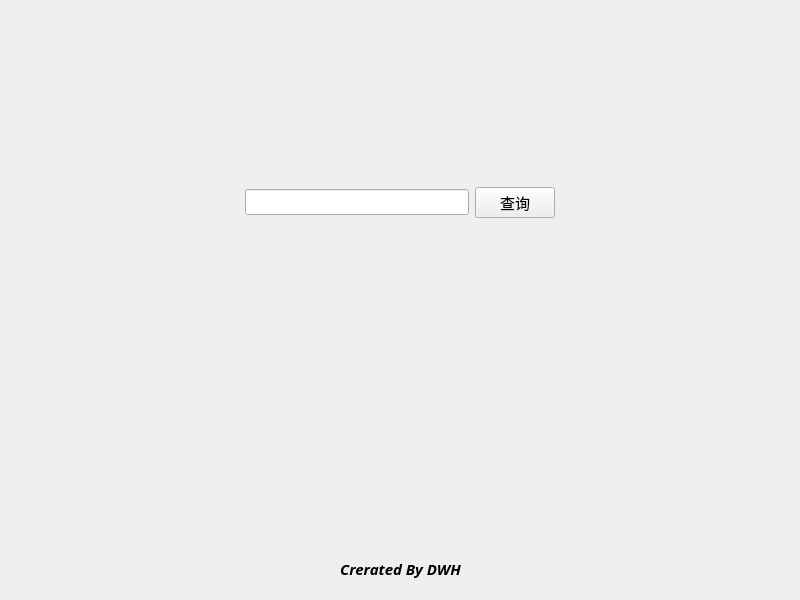
<?xml version="1.0" encoding="UTF-8"?>
<ui version="4.0">
 <class>Form0</class>
 <widget class="QWidget" name="Form0">
  <property name="geometry">
   <rect>
    <x>0</x>
    <y>0</y>
    <width>800</width>
    <height>600</height>
   </rect>
  </property>
  <property name="minimumSize">
   <size>
    <width>800</width>
    <height>600</height>
   </size>
  </property>
  <property name="font">
   <font>
    <pointsize>11</pointsize>
   </font>
  </property>
  <property name="windowTitle">
   <string>查询单词</string>
  </property>
  <layout class="QHBoxLayout" name="horizontalLayout">
   <item>
    <widget class="QStackedWidget" name="stackedWidget">
     <property name="minimumSize">
      <size>
       <width>0</width>
       <height>0</height>
      </size>
     </property>
     <property name="currentIndex">
      <number>0</number>
     </property>
     <widget class="QWidget" name="page">
      <layout class="QVBoxLayout" name="verticalLayout_6">
       <item>
        <layout class="QVBoxLayout" name="verticalLayout">
         <item>
          <spacer name="verticalSpacer_3">
           <property name="orientation">
            <enum>Qt::Vertical</enum>
           </property>
           <property name="sizeHint" stdset="0">
            <size>
             <width>20</width>
             <height>40</height>
            </size>
           </property>
          </spacer>
         </item>
         <item>
          <layout class="QHBoxLayout" name="horizontalLayout_7">
           <item>
            <layout class="QHBoxLayout" name="horizontalLayout_5">
             <item>
              <spacer name="horizontalSpacer_4">
               <property name="orientation">
                <enum>Qt::Horizontal</enum>
               </property>
               <property name="sizeHint" stdset="0">
                <size>
                 <width>40</width>
                 <height>20</height>
                </size>
               </property>
              </spacer>
             </item>
             <item>
              <widget class="QLineEdit" name="lineEdit"/>
             </item>
             <item>
              <widget class="QPushButton" name="pushButton">
               <property name="text">
                <string>查询</string>
               </property>
               <property name="shortcut">
                <string>Return</string>
               </property>
              </widget>
             </item>
             <item>
              <spacer name="horizontalSpacer_5">
               <property name="orientation">
                <enum>Qt::Horizontal</enum>
               </property>
               <property name="sizeHint" stdset="0">
                <size>
                 <width>40</width>
                 <height>20</height>
                </size>
               </property>
              </spacer>
             </item>
            </layout>
           </item>
          </layout>
         </item>
         <item>
          <spacer name="verticalSpacer_2">
           <property name="orientation">
            <enum>Qt::Vertical</enum>
           </property>
           <property name="sizeHint" stdset="0">
            <size>
             <width>20</width>
             <height>40</height>
            </size>
           </property>
          </spacer>
         </item>
         <item>
          <spacer name="verticalSpacer">
           <property name="orientation">
            <enum>Qt::Vertical</enum>
           </property>
           <property name="sizeHint" stdset="0">
            <size>
             <width>20</width>
             <height>40</height>
            </size>
           </property>
          </spacer>
         </item>
         <item>
          <layout class="QHBoxLayout" name="horizontalLayout_6">
           <item>
            <spacer name="horizontalSpacer_2">
             <property name="orientation">
              <enum>Qt::Horizontal</enum>
             </property>
             <property name="sizeHint" stdset="0">
              <size>
               <width>40</width>
               <height>20</height>
              </size>
             </property>
            </spacer>
           </item>
           <item>
            <widget class="QLabel" name="label">
             <property name="font">
              <font>
               <family>Sans</family>
               <pointsize>11</pointsize>
               <italic>true</italic>
               <bold>true</bold>
              </font>
             </property>
             <property name="text">
              <string>Crerated By DWH</string>
             </property>
             <property name="alignment">
              <set>Qt::AlignCenter</set>
             </property>
            </widget>
           </item>
           <item>
            <spacer name="horizontalSpacer_3">
             <property name="orientation">
              <enum>Qt::Horizontal</enum>
             </property>
             <property name="sizeHint" stdset="0">
              <size>
               <width>40</width>
               <height>20</height>
              </size>
             </property>
            </spacer>
           </item>
          </layout>
         </item>
        </layout>
       </item>
      </layout>
     </widget>
     <widget class="QWidget" name="page_2">
      <layout class="QVBoxLayout" name="verticalLayout_4">
       <item>
        <layout class="QVBoxLayout" name="verticalLayout_2">
         <item>
          <widget class="QLabel" name="wordlabel">
           <property name="font">
            <font>
             <family>Sans</family>
             <pointsize>18</pointsize>
             <bold>true</bold>
            </font>
           </property>
           <property name="autoFillBackground">
            <bool>true</bool>
           </property>
           <property name="text">
            <string>Word</string>
           </property>
           <property name="alignment">
            <set>Qt::AlignCenter</set>
           </property>
          </widget>
         </item>
         <item>
          <widget class="QLabel" name="phoneticlabel">
           <property name="font">
            <font>
             <family>Sans</family>
             <pointsize>12</pointsize>
             <bold>true</bold>
            </font>
           </property>
           <property name="text">
            <string>Phonetic</string>
           </property>
           <property name="alignment">
            <set>Qt::AlignCenter</set>
           </property>
          </widget>
         </item>
        </layout>
       </item>
       <item>
        <widget class="QScrollArea" name="scrollArea">
         <property name="widgetResizable">
          <bool>true</bool>
         </property>
         <widget class="QWidget" name="scrollAreaWidgetContents_3">
          <property name="geometry">
           <rect>
            <x>0</x>
            <y>0</y>
            <width>737</width>
            <height>1146</height>
           </rect>
          </property>
          <layout class="QHBoxLayout" name="horizontalLayout_31">
           <item>
            <layout class="QVBoxLayout" name="verticalLayout_3">
             <item>
              <layout class="QHBoxLayout" name="horizontalLayout_3">
               <item>
                <widget class="QLabel" name="label_2">
                 <property name="minimumSize">
                  <size>
                   <width>100</width>
                   <height>0</height>
                  </size>
                 </property>
                 <property name="baseSize">
                  <size>
                   <width>800</width>
                   <height>450</height>
                  </size>
                 </property>
                 <property name="text">
                  <string>英文释义</string>
                 </property>
                 <property name="scaledContents">
                  <bool>false</bool>
                 </property>
                 <property name="alignment">
                  <set>Qt::AlignCenter</set>
                 </property>
                </widget>
               </item>
               <item alignment="Qt::AlignVCenter">
                <widget class="QPlainTextEdit" name="definitionplainTextEdit">
                 <property name="minimumSize">
                  <size>
                   <width>0</width>
                   <height>200</height>
                  </size>
                 </property>
                 <property name="maximumSize">
                  <size>
                   <width>16777215</width>
                   <height>200</height>
                  </size>
                 </property>
                 <property name="sizeAdjustPolicy">
                  <enum>QAbstractScrollArea::AdjustToContentsOnFirstShow</enum>
                 </property>
                 <property name="backgroundVisible">
                  <bool>false</bool>
                 </property>
                </widget>
               </item>
              </layout>
             </item>
             <item>
              <layout class="QHBoxLayout" name="horizontalLayout_17">
               <item>
                <widget class="QLabel" name="label_16">
                 <property name="minimumSize">
                  <size>
                   <width>100</width>
                   <height>0</height>
                  </size>
                 </property>
                 <property name="text">
                  <string>中文释义</string>
                 </property>
                 <property name="alignment">
                  <set>Qt::AlignCenter</set>
                 </property>
                </widget>
               </item>
               <item>
                <widget class="QPlainTextEdit" name="translationplainTextEdit">
                 <property name="minimumSize">
                  <size>
                   <width>0</width>
                   <height>200</height>
                  </size>
                 </property>
                 <property name="maximumSize">
                  <size>
                   <width>16777215</width>
                   <height>200</height>
                  </size>
                 </property>
                 <property name="sizeAdjustPolicy">
                  <enum>QAbstractScrollArea::AdjustToContentsOnFirstShow</enum>
                 </property>
                </widget>
               </item>
              </layout>
             </item>
             <item>
              <layout class="QHBoxLayout" name="horizontalLayout_16">
               <item>
                <widget class="QLabel" name="label_15">
                 <property name="minimumSize">
                  <size>
                   <width>100</width>
                   <height>0</height>
                  </size>
                 </property>
                 <property name="text">
                  <string>词语位置</string>
                 </property>
                 <property name="alignment">
                  <set>Qt::AlignCenter</set>
                 </property>
                </widget>
               </item>
               <item>
                <widget class="QPlainTextEdit" name="posplainTextEdit">
                 <property name="minimumSize">
                  <size>
                   <width>0</width>
                   <height>50</height>
                  </size>
                 </property>
                 <property name="maximumSize">
                  <size>
                   <width>16777215</width>
                   <height>50</height>
                  </size>
                 </property>
                </widget>
               </item>
              </layout>
             </item>
             <item>
              <layout class="QHBoxLayout" name="horizontalLayout_19">
               <item>
                <widget class="QLabel" name="label_18">
                 <property name="minimumSize">
                  <size>
                   <width>100</width>
                   <height>0</height>
                  </size>
                 </property>
                 <property name="text">
                  <string>柯林斯星级</string>
                 </property>
                 <property name="alignment">
                  <set>Qt::AlignCenter</set>
                 </property>
                </widget>
               </item>
               <item>
                <widget class="QPlainTextEdit" name="collinsplainTextEdit">
                 <property name="minimumSize">
                  <size>
                   <width>0</width>
                   <height>50</height>
                  </size>
                 </property>
                 <property name="maximumSize">
                  <size>
                   <width>16777215</width>
                   <height>50</height>
                  </size>
                 </property>
                </widget>
               </item>
              </layout>
             </item>
             <item>
              <layout class="QHBoxLayout" name="horizontalLayout_12">
               <item>
                <widget class="QLabel" name="label_11">
                 <property name="minimumSize">
                  <size>
                   <width>100</width>
                   <height>0</height>
                  </size>
                 </property>
                 <property name="text">
                  <string>核心词汇</string>
                 </property>
                 <property name="alignment">
                  <set>Qt::AlignCenter</set>
                 </property>
                </widget>
               </item>
               <item>
                <widget class="QPlainTextEdit" name="oxfordplainTextEdit">
                 <property name="minimumSize">
                  <size>
                   <width>0</width>
                   <height>50</height>
                  </size>
                 </property>
                </widget>
               </item>
              </layout>
             </item>
             <item>
              <layout class="QHBoxLayout" name="horizontalLayout_18">
               <item>
                <widget class="QLabel" name="label_17">
                 <property name="minimumSize">
                  <size>
                   <width>100</width>
                   <height>0</height>
                  </size>
                 </property>
                 <property name="text">
                  <string>标签</string>
                 </property>
                 <property name="alignment">
                  <set>Qt::AlignCenter</set>
                 </property>
                </widget>
               </item>
               <item>
                <widget class="QPlainTextEdit" name="tagplainTextEdit">
                 <property name="minimumSize">
                  <size>
                   <width>0</width>
                   <height>50</height>
                  </size>
                 </property>
                </widget>
               </item>
              </layout>
             </item>
             <item>
              <layout class="QHBoxLayout" name="horizontalLayout_13">
               <item>
                <widget class="QLabel" name="label_12">
                 <property name="minimumSize">
                  <size>
                   <width>100</width>
                   <height>0</height>
                  </size>
                 </property>
                 <property name="font">
                  <font>
                   <pointsize>10</pointsize>
                  </font>
                 </property>
                 <property name="text">
                  <string>英国国家
语料库
词频顺序</string>
                 </property>
                 <property name="alignment">
                  <set>Qt::AlignCenter</set>
                 </property>
                </widget>
               </item>
               <item>
                <widget class="QPlainTextEdit" name="bncplainTextEdit">
                 <property name="minimumSize">
                  <size>
                   <width>0</width>
                   <height>100</height>
                  </size>
                 </property>
                 <property name="maximumSize">
                  <size>
                   <width>16777215</width>
                   <height>100</height>
                  </size>
                 </property>
                </widget>
               </item>
              </layout>
             </item>
             <item>
              <layout class="QHBoxLayout" name="horizontalLayout_11">
               <item>
                <widget class="QLabel" name="label_10">
                 <property name="minimumSize">
                  <size>
                   <width>100</width>
                   <height>0</height>
                  </size>
                 </property>
                 <property name="font">
                  <font>
                   <pointsize>10</pointsize>
                  </font>
                 </property>
                 <property name="text">
                  <string>当代
语料库
词频顺序</string>
                 </property>
                 <property name="alignment">
                  <set>Qt::AlignCenter</set>
                 </property>
                </widget>
               </item>
               <item>
                <widget class="QPlainTextEdit" name="frqplainTextEdit">
                 <property name="minimumSize">
                  <size>
                   <width>0</width>
                   <height>100</height>
                  </size>
                 </property>
                 <property name="maximumSize">
                  <size>
                   <width>16777215</width>
                   <height>100</height>
                  </size>
                 </property>
                </widget>
               </item>
              </layout>
             </item>
             <item>
              <layout class="QHBoxLayout" name="horizontalLayout_15">
               <item>
                <widget class="QLabel" name="label_14">
                 <property name="minimumSize">
                  <size>
                   <width>100</width>
                   <height>0</height>
                  </size>
                 </property>
                 <property name="text">
                  <string>变换</string>
                 </property>
                 <property name="alignment">
                  <set>Qt::AlignCenter</set>
                 </property>
                </widget>
               </item>
               <item>
                <widget class="QPlainTextEdit" name="exchangeplainTextEdit">
                 <property name="minimumSize">
                  <size>
                   <width>0</width>
                   <height>50</height>
                  </size>
                 </property>
                 <property name="maximumSize">
                  <size>
                   <width>16777215</width>
                   <height>50</height>
                  </size>
                 </property>
                </widget>
               </item>
              </layout>
             </item>
             <item>
              <layout class="QHBoxLayout" name="horizontalLayout_14">
               <item>
                <widget class="QLabel" name="label_13">
                 <property name="minimumSize">
                  <size>
                   <width>100</width>
                   <height>0</height>
                  </size>
                 </property>
                 <property name="text">
                  <string>例句</string>
                 </property>
                 <property name="alignment">
                  <set>Qt::AlignCenter</set>
                 </property>
                </widget>
               </item>
               <item>
                <widget class="QPlainTextEdit" name="detailplainTextEdit">
                 <property name="minimumSize">
                  <size>
                   <width>0</width>
                   <height>100</height>
                  </size>
                 </property>
                 <property name="maximumSize">
                  <size>
                   <width>16777215</width>
                   <height>100</height>
                  </size>
                 </property>
                </widget>
               </item>
              </layout>
             </item>
             <item>
              <layout class="QHBoxLayout" name="horizontalLayout_4">
               <item>
                <widget class="QLabel" name="label_3">
                 <property name="minimumSize">
                  <size>
                   <width>100</width>
                   <height>0</height>
                  </size>
                 </property>
                 <property name="text">
                  <string>音频 url</string>
                 </property>
                 <property name="alignment">
                  <set>Qt::AlignCenter</set>
                 </property>
                </widget>
               </item>
               <item>
                <widget class="QPlainTextEdit" name="audioplainTextEdit">
                 <property name="minimumSize">
                  <size>
                   <width>0</width>
                   <height>80</height>
                  </size>
                 </property>
                 <property name="maximumSize">
                  <size>
                   <width>16777215</width>
                   <height>80</height>
                  </size>
                 </property>
                </widget>
               </item>
              </layout>
             </item>
            </layout>
           </item>
          </layout>
         </widget>
        </widget>
       </item>
       <item>
        <layout class="QHBoxLayout" name="horizontalLayout_2">
         <item>
          <widget class="QPushButton" name="pushButton_3">
           <property name="text">
            <string>修改</string>
           </property>
          </widget>
         </item>
         <item>
          <widget class="QPushButton" name="pushButton_4">
           <property name="text">
            <string>删除</string>
           </property>
          </widget>
         </item>
         <item>
          <spacer name="horizontalSpacer">
           <property name="orientation">
            <enum>Qt::Horizontal</enum>
           </property>
           <property name="sizeHint" stdset="0">
            <size>
             <width>40</width>
             <height>20</height>
            </size>
           </property>
          </spacer>
         </item>
         <item>
          <widget class="QPushButton" name="pushButton_2">
           <property name="text">
            <string>返回</string>
           </property>
           <property name="shortcut">
            <string>Esc</string>
           </property>
          </widget>
         </item>
        </layout>
       </item>
      </layout>
     </widget>
     <widget class="QWidget" name="page_9">
      <layout class="QVBoxLayout" name="verticalLayout_7">
       <item>
        <layout class="QVBoxLayout" name="verticalLayout_5">
         <item>
          <widget class="QListWidget" name="listWidget"/>
         </item>
         <item>
          <layout class="QHBoxLayout" name="horizontalLayout_8">
           <item>
            <spacer name="horizontalSpacer_6">
             <property name="orientation">
              <enum>Qt::Horizontal</enum>
             </property>
             <property name="sizeHint" stdset="0">
              <size>
               <width>40</width>
               <height>20</height>
              </size>
             </property>
            </spacer>
           </item>
           <item>
            <widget class="QPushButton" name="pushButton_5">
             <property name="text">
              <string>返回</string>
             </property>
             <property name="shortcut">
              <string>Esc</string>
             </property>
            </widget>
           </item>
          </layout>
         </item>
        </layout>
       </item>
      </layout>
     </widget>
     <widget class="QWidget" name="page_3">
      <layout class="QVBoxLayout" name="verticalLayout_10">
       <item>
        <layout class="QVBoxLayout" name="verticalLayout_9">
         <item>
          <widget class="QScrollArea" name="scrollArea_2">
           <property name="widgetResizable">
            <bool>true</bool>
           </property>
           <widget class="QWidget" name="scrollAreaWidgetContents_4">
            <property name="geometry">
             <rect>
              <x>0</x>
              <y>0</y>
              <width>218</width>
              <height>1334</height>
             </rect>
            </property>
            <layout class="QHBoxLayout" name="horizontalLayout_32">
             <item>
              <layout class="QVBoxLayout" name="verticalLayout_8">
               <item>
                <layout class="QHBoxLayout" name="horizontalLayout_30">
                 <item>
                  <widget class="QLabel" name="label_7">
                   <property name="minimumSize">
                    <size>
                     <width>100</width>
                     <height>0</height>
                    </size>
                   </property>
                   <property name="text">
                    <string>单词</string>
                   </property>
                   <property name="alignment">
                    <set>Qt::AlignCenter</set>
                   </property>
                  </widget>
                 </item>
                 <item>
                  <widget class="QTextEdit" name="wordtextEdit_2"/>
                 </item>
                </layout>
               </item>
               <item>
                <layout class="QHBoxLayout" name="horizontalLayout_29">
                 <item>
                  <widget class="QLabel" name="label_6">
                   <property name="minimumSize">
                    <size>
                     <width>100</width>
                     <height>0</height>
                    </size>
                   </property>
                   <property name="text">
                    <string>音标</string>
                   </property>
                   <property name="alignment">
                    <set>Qt::AlignCenter</set>
                   </property>
                  </widget>
                 </item>
                 <item>
                  <widget class="QTextEdit" name="phonetictextEdit_2"/>
                 </item>
                </layout>
               </item>
               <item>
                <layout class="QHBoxLayout" name="horizontalLayout_9">
                 <item>
                  <widget class="QLabel" name="label_4">
                   <property name="minimumSize">
                    <size>
                     <width>100</width>
                     <height>0</height>
                    </size>
                   </property>
                   <property name="baseSize">
                    <size>
                     <width>800</width>
                     <height>450</height>
                    </size>
                   </property>
                   <property name="text">
                    <string>英文释义</string>
                   </property>
                   <property name="scaledContents">
                    <bool>false</bool>
                   </property>
                   <property name="alignment">
                    <set>Qt::AlignCenter</set>
                   </property>
                  </widget>
                 </item>
                 <item>
                  <widget class="QTextEdit" name="definitiontextEdit_2">
                   <property name="minimumSize">
                    <size>
                     <width>0</width>
                     <height>200</height>
                    </size>
                   </property>
                   <property name="maximumSize">
                    <size>
                     <width>16777215</width>
                     <height>200</height>
                    </size>
                   </property>
                   <property name="sizeAdjustPolicy">
                    <enum>QAbstractScrollArea::AdjustToContentsOnFirstShow</enum>
                   </property>
                  </widget>
                 </item>
                </layout>
               </item>
               <item>
                <layout class="QHBoxLayout" name="horizontalLayout_20">
                 <item>
                  <widget class="QLabel" name="label_19">
                   <property name="minimumSize">
                    <size>
                     <width>100</width>
                     <height>0</height>
                    </size>
                   </property>
                   <property name="text">
                    <string>中文释义</string>
                   </property>
                   <property name="alignment">
                    <set>Qt::AlignCenter</set>
                   </property>
                  </widget>
                 </item>
                 <item>
                  <widget class="QTextEdit" name="translationtextEdit_2">
                   <property name="minimumSize">
                    <size>
                     <width>0</width>
                     <height>200</height>
                    </size>
                   </property>
                   <property name="maximumSize">
                    <size>
                     <width>16777215</width>
                     <height>200</height>
                    </size>
                   </property>
                   <property name="sizeAdjustPolicy">
                    <enum>QAbstractScrollArea::AdjustToContentsOnFirstShow</enum>
                   </property>
                  </widget>
                 </item>
                </layout>
               </item>
               <item>
                <layout class="QHBoxLayout" name="horizontalLayout_21">
                 <item>
                  <widget class="QLabel" name="label_20">
                   <property name="minimumSize">
                    <size>
                     <width>100</width>
                     <height>0</height>
                    </size>
                   </property>
                   <property name="text">
                    <string>词语位置</string>
                   </property>
                   <property name="alignment">
                    <set>Qt::AlignCenter</set>
                   </property>
                  </widget>
                 </item>
                 <item>
                  <widget class="QTextEdit" name="postextEdit_2">
                   <property name="minimumSize">
                    <size>
                     <width>0</width>
                     <height>50</height>
                    </size>
                   </property>
                   <property name="maximumSize">
                    <size>
                     <width>16777215</width>
                     <height>50</height>
                    </size>
                   </property>
                  </widget>
                 </item>
                </layout>
               </item>
               <item>
                <layout class="QHBoxLayout" name="horizontalLayout_22">
                 <item>
                  <widget class="QLabel" name="label_21">
                   <property name="minimumSize">
                    <size>
                     <width>100</width>
                     <height>0</height>
                    </size>
                   </property>
                   <property name="text">
                    <string>柯林斯星级</string>
                   </property>
                   <property name="alignment">
                    <set>Qt::AlignCenter</set>
                   </property>
                  </widget>
                 </item>
                 <item>
                  <widget class="QTextEdit" name="collinstextEdit_2">
                   <property name="minimumSize">
                    <size>
                     <width>0</width>
                     <height>50</height>
                    </size>
                   </property>
                   <property name="maximumSize">
                    <size>
                     <width>16777215</width>
                     <height>50</height>
                    </size>
                   </property>
                  </widget>
                 </item>
                </layout>
               </item>
               <item>
                <layout class="QHBoxLayout" name="horizontalLayout_23">
                 <item>
                  <widget class="QLabel" name="label_22">
                   <property name="minimumSize">
                    <size>
                     <width>100</width>
                     <height>0</height>
                    </size>
                   </property>
                   <property name="text">
                    <string>核心词汇</string>
                   </property>
                   <property name="alignment">
                    <set>Qt::AlignCenter</set>
                   </property>
                  </widget>
                 </item>
                 <item>
                  <widget class="QTextEdit" name="oxfordtextEdit_2">
                   <property name="minimumSize">
                    <size>
                     <width>0</width>
                     <height>50</height>
                    </size>
                   </property>
                  </widget>
                 </item>
                </layout>
               </item>
               <item>
                <layout class="QHBoxLayout" name="horizontalLayout_24">
                 <item>
                  <widget class="QLabel" name="label_23">
                   <property name="minimumSize">
                    <size>
                     <width>100</width>
                     <height>0</height>
                    </size>
                   </property>
                   <property name="text">
                    <string>标签</string>
                   </property>
                   <property name="alignment">
                    <set>Qt::AlignCenter</set>
                   </property>
                  </widget>
                 </item>
                 <item>
                  <widget class="QTextEdit" name="tagtextEdit_2">
                   <property name="minimumSize">
                    <size>
                     <width>0</width>
                     <height>50</height>
                    </size>
                   </property>
                  </widget>
                 </item>
                </layout>
               </item>
               <item>
                <layout class="QHBoxLayout" name="horizontalLayout_25">
                 <item>
                  <widget class="QLabel" name="label_24">
                   <property name="minimumSize">
                    <size>
                     <width>100</width>
                     <height>0</height>
                    </size>
                   </property>
                   <property name="font">
                    <font>
                     <pointsize>10</pointsize>
                    </font>
                   </property>
                   <property name="text">
                    <string>英国国家
语料库
词频顺序</string>
                   </property>
                   <property name="alignment">
                    <set>Qt::AlignCenter</set>
                   </property>
                  </widget>
                 </item>
                 <item>
                  <widget class="QTextEdit" name="bnctextEdit_2">
                   <property name="minimumSize">
                    <size>
                     <width>0</width>
                     <height>100</height>
                    </size>
                   </property>
                   <property name="maximumSize">
                    <size>
                     <width>16777215</width>
                     <height>100</height>
                    </size>
                   </property>
                  </widget>
                 </item>
                </layout>
               </item>
               <item>
                <layout class="QHBoxLayout" name="horizontalLayout_26">
                 <item>
                  <widget class="QLabel" name="label_25">
                   <property name="minimumSize">
                    <size>
                     <width>100</width>
                     <height>0</height>
                    </size>
                   </property>
                   <property name="font">
                    <font>
                     <pointsize>10</pointsize>
                    </font>
                   </property>
                   <property name="text">
                    <string>当代
语料库
词频顺序</string>
                   </property>
                   <property name="alignment">
                    <set>Qt::AlignCenter</set>
                   </property>
                  </widget>
                 </item>
                 <item>
                  <widget class="QTextEdit" name="frqtextEdit_2">
                   <property name="minimumSize">
                    <size>
                     <width>0</width>
                     <height>100</height>
                    </size>
                   </property>
                   <property name="maximumSize">
                    <size>
                     <width>16777215</width>
                     <height>100</height>
                    </size>
                   </property>
                  </widget>
                 </item>
                </layout>
               </item>
               <item>
                <layout class="QHBoxLayout" name="horizontalLayout_27">
                 <item>
                  <widget class="QLabel" name="label_26">
                   <property name="minimumSize">
                    <size>
                     <width>100</width>
                     <height>0</height>
                    </size>
                   </property>
                   <property name="text">
                    <string>变换</string>
                   </property>
                   <property name="alignment">
                    <set>Qt::AlignCenter</set>
                   </property>
                  </widget>
                 </item>
                 <item>
                  <widget class="QTextEdit" name="exchangetextEdit_2">
                   <property name="minimumSize">
                    <size>
                     <width>0</width>
                     <height>50</height>
                    </size>
                   </property>
                   <property name="maximumSize">
                    <size>
                     <width>16777215</width>
                     <height>50</height>
                    </size>
                   </property>
                  </widget>
                 </item>
                </layout>
               </item>
               <item>
                <layout class="QHBoxLayout" name="horizontalLayout_28">
                 <item>
                  <widget class="QLabel" name="label_27">
                   <property name="minimumSize">
                    <size>
                     <width>100</width>
                     <height>0</height>
                    </size>
                   </property>
                   <property name="text">
                    <string>例句</string>
                   </property>
                   <property name="alignment">
                    <set>Qt::AlignCenter</set>
                   </property>
                  </widget>
                 </item>
                 <item>
                  <widget class="QTextEdit" name="detailtextEdit_2">
                   <property name="minimumSize">
                    <size>
                     <width>0</width>
                     <height>100</height>
                    </size>
                   </property>
                   <property name="maximumSize">
                    <size>
                     <width>16777215</width>
                     <height>100</height>
                    </size>
                   </property>
                  </widget>
                 </item>
                </layout>
               </item>
               <item>
                <layout class="QHBoxLayout" name="horizontalLayout_10">
                 <item>
                  <widget class="QLabel" name="label_5">
                   <property name="minimumSize">
                    <size>
                     <width>100</width>
                     <height>0</height>
                    </size>
                   </property>
                   <property name="text">
                    <string>音频 url</string>
                   </property>
                   <property name="alignment">
                    <set>Qt::AlignCenter</set>
                   </property>
                  </widget>
                 </item>
                 <item>
                  <widget class="QTextEdit" name="audiotextEdit_2">
                   <property name="minimumSize">
                    <size>
                     <width>0</width>
                     <height>80</height>
                    </size>
                   </property>
                   <property name="maximumSize">
                    <size>
                     <width>16777215</width>
                     <height>80</height>
                    </size>
                   </property>
                  </widget>
                 </item>
                </layout>
               </item>
              </layout>
             </item>
            </layout>
           </widget>
          </widget>
         </item>
         <item>
          <layout class="QHBoxLayout" name="horizontalLayout_33">
           <item>
            <widget class="QPushButton" name="pushButton_7">
             <property name="text">
              <string>保存</string>
             </property>
            </widget>
           </item>
           <item>
            <spacer name="horizontalSpacer_7">
             <property name="orientation">
              <enum>Qt::Horizontal</enum>
             </property>
             <property name="sizeHint" stdset="0">
              <size>
               <width>40</width>
               <height>20</height>
              </size>
             </property>
            </spacer>
           </item>
           <item>
            <widget class="QPushButton" name="pushButton_6">
             <property name="text">
              <string>返回</string>
             </property>
             <property name="shortcut">
              <string>Esc</string>
             </property>
            </widget>
           </item>
          </layout>
         </item>
        </layout>
       </item>
      </layout>
     </widget>
    </widget>
   </item>
  </layout>
 </widget>
 <resources/>
 <connections/>
</ui>
